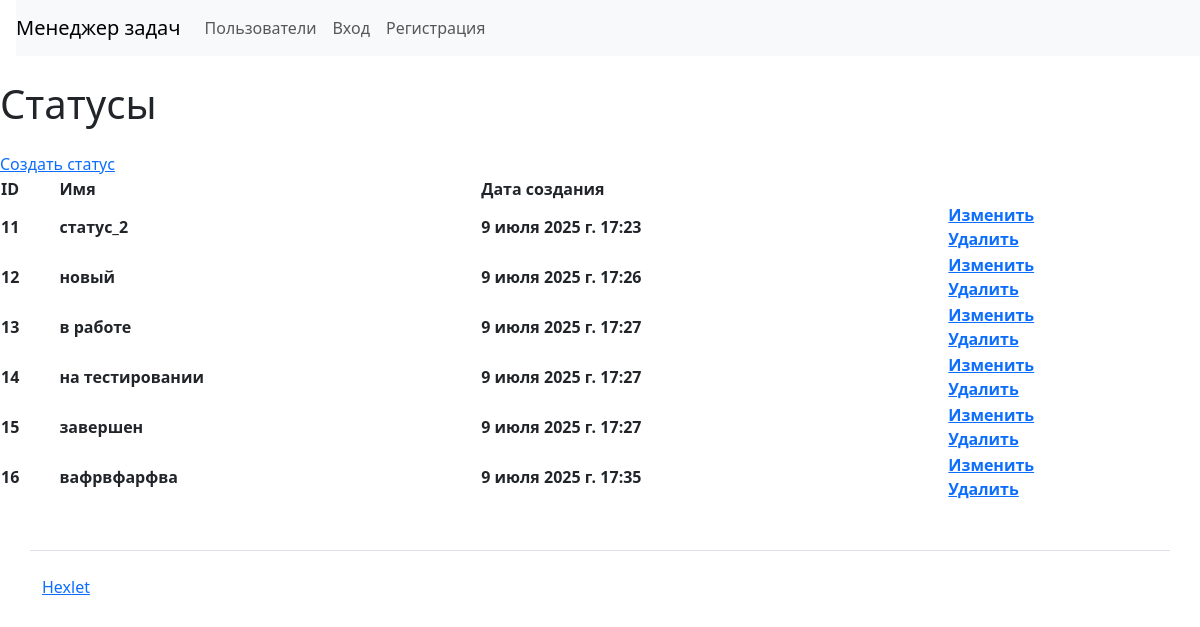
Screenshot of /statuses/ with the database file from the repository.
### task_manager/statuses/models.py (models this page shows, shortened)
class StatusesModel(models.Model):
    name = models.CharField(max_length=255)
    author = models.ForeignKey(User, on_delete=models.CASCADE, null=True)
    date_create = models.DateTimeField(auto_now_add=True)

### task_manager/statuses/views.py (the view)
# urls.py: path('', StatusesView.as_view(), name='list_statuses'),
class StatusesView(ListView):
    model = StatusesModel
    template_name = 'statuses/statuses.html'
    context_object_name = 'statuses'

### task_manager/templates/statuses/statuses.html
{% extends "base.html" %}
{% load django_bootstrap5 %}
{% block content %}
<h1 class="my-4">Статусы</h1>
<a href={% url 'create_status' %}>Создать статус</a>
<table>
    <thead>
        <tr>
            <th>ID</th>
            <th>Имя</th>
            <th>Дата создания</th>
        </tr>
    </thead>
    <tbody>
        {% for status in statuses %}
        <tr>
            <th>{{ status.id }}</th>
            <th>{{ status.name }}</th>
            <th>{{ status.date_create }}</th>
            <th>
              <a href={% url 'update_status' status.pk %}>Изменить</a><br>
              <a href={% url 'delete_status' status.pk %}>Удалить</a>
            </th>
        </tr>
        {% endfor %}
    </tbody>
</table>
{% endblock %}

### rows the page displays
StatusesModel: id "11", name "статус_2", date_create "9 июля 2025 г. 17:23"
StatusesModel: id "12", name "новый", date_create "9 июля 2025 г. 17:26"
StatusesModel: id "13", name "в работе", date_create "9 июля 2025 г. 17:27"
StatusesModel: id "14", name "на тестировании", date_create "9 июля 2025 г. 17:27"
StatusesModel: id "15", name "завершен", date_create "9 июля 2025 г. 17:27"
StatusesModel: id "16", name "вафрвфарфва", date_create "9 июля 2025 г. 17:35"
